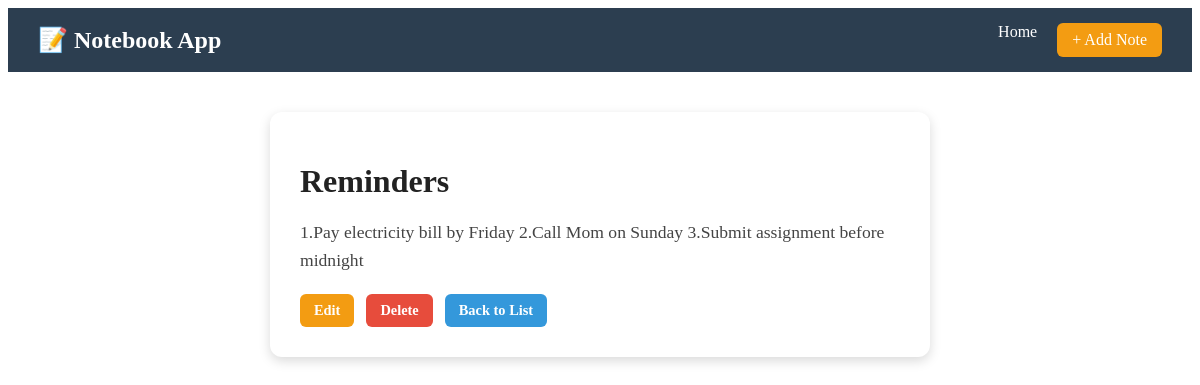
The app's page /note/view/14/ with its own data.
### notes/models.py (models this page shows, shortened)
class Note(models.Model):
    title=models.CharField(max_length=200)
    content=models.TextField()
    created_at=models.DateTimeField(auto_now_add=True)

### notes/views.py (the view)
# urls.py: path('view/<int:pk>/',views.view_page,name='view_page'),
def view_page(request,pk):
    note=get_object_or_404(Note,pk=pk)
    return render(request,'view.html',{'note':note})

### notes/templates/view.html
{% extends "index.html" %}
{% block content %}
<div class="note-detail">
    <h1>{{ note.title }}</h1>
    <p>{{ note.content }}</p>
    <div class="actions">
        <a href="{% url 'edit_page' note.pk %}">Edit</a>
        <a href="{% url 'delete_page' note.pk %}">Delete</a>
        <a href="{% url 'display' %}">Back to List</a>
    </div>
</div>
{% endblock %}

### static/style.css (style rules this page uses)
.actions { display: flex; gap: 10px; }
.actions a { text-decoration: none; padding: 6px 12px; border-radius: 6px; font-size: 0.9rem; font-weight: bold; color: white; transition: background 0.2s ease; }
.actions a:nth-child(1) { background: #3498db; }
.actions a:nth-child(2) { background: #f39c12; }
.actions a:nth-child(3) { background: #e74c3c; }
.note-detail { max-width: 600px; margin: 40px auto; background: #fff; padding: 30px; border-radius: 12px; box-shadow: 0 4px 12px rgba(0,0,0,0.15); }
.note-detail h1 { font-size: 2rem; margin-bottom: 15px; color: #222; }
.note-detail p { font-size: 1.1rem; line-height: 1.6; color: #444; }
.note-detail .actions { margin-top: 20px; display: flex; gap: 12px; }
.note-detail .actions a { text-decoration: none; padding: 8px 14px; border-radius: 6px; font-weight: bold; color: #fff; }
.note-detail .actions a:nth-child(1) { background: #f39c12; }
.note-detail .actions a:nth-child(2) { background: #e74c3c; }
.note-detail .actions a:nth-child(3) { background: #3498db; }

### records on screen
Note: title "Reminders", content "1.Pay electricity bill by Friday 2.Call Mom on Sunday 3.Submit assignment before midnight"
